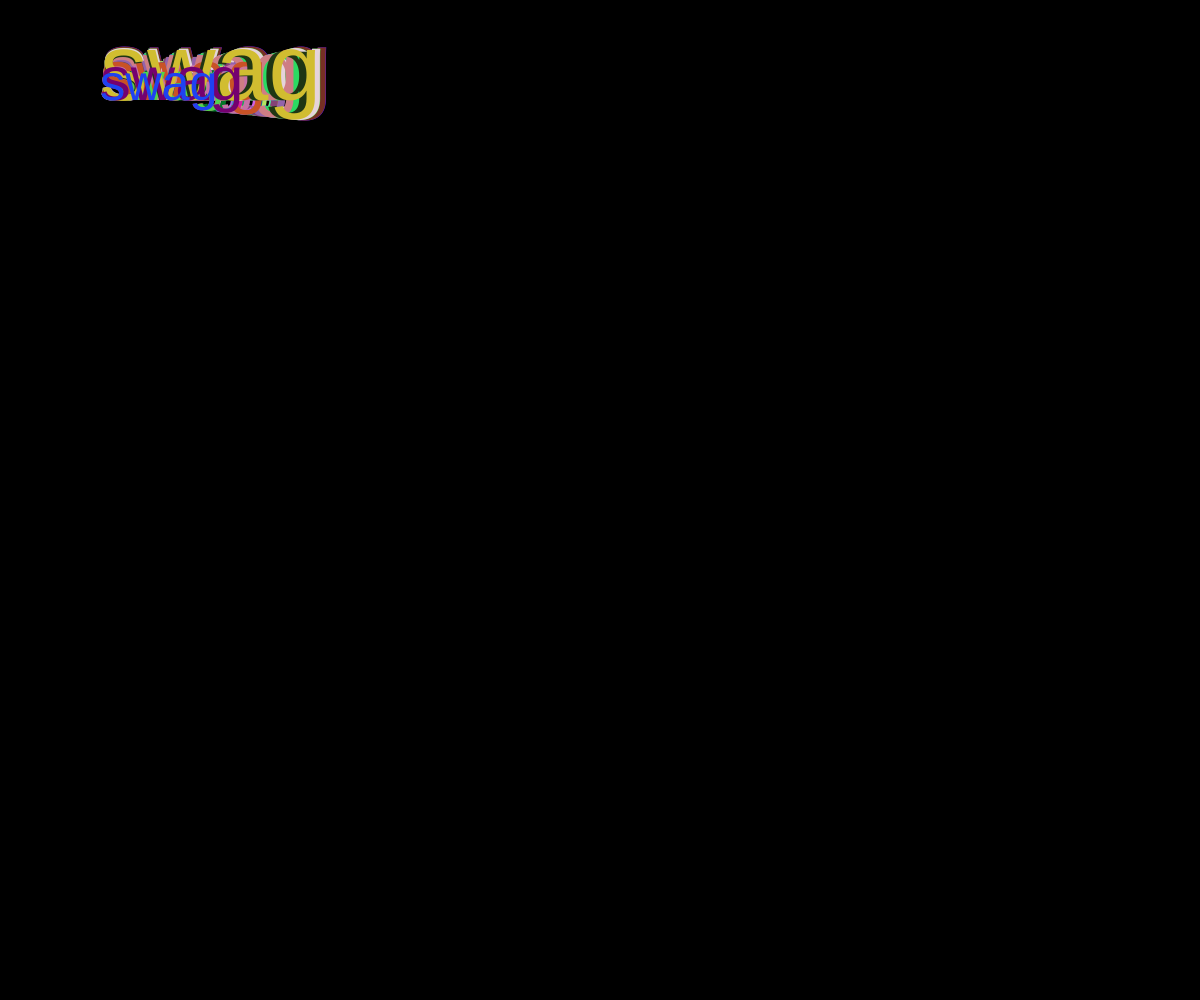
Frame 1 (no input)
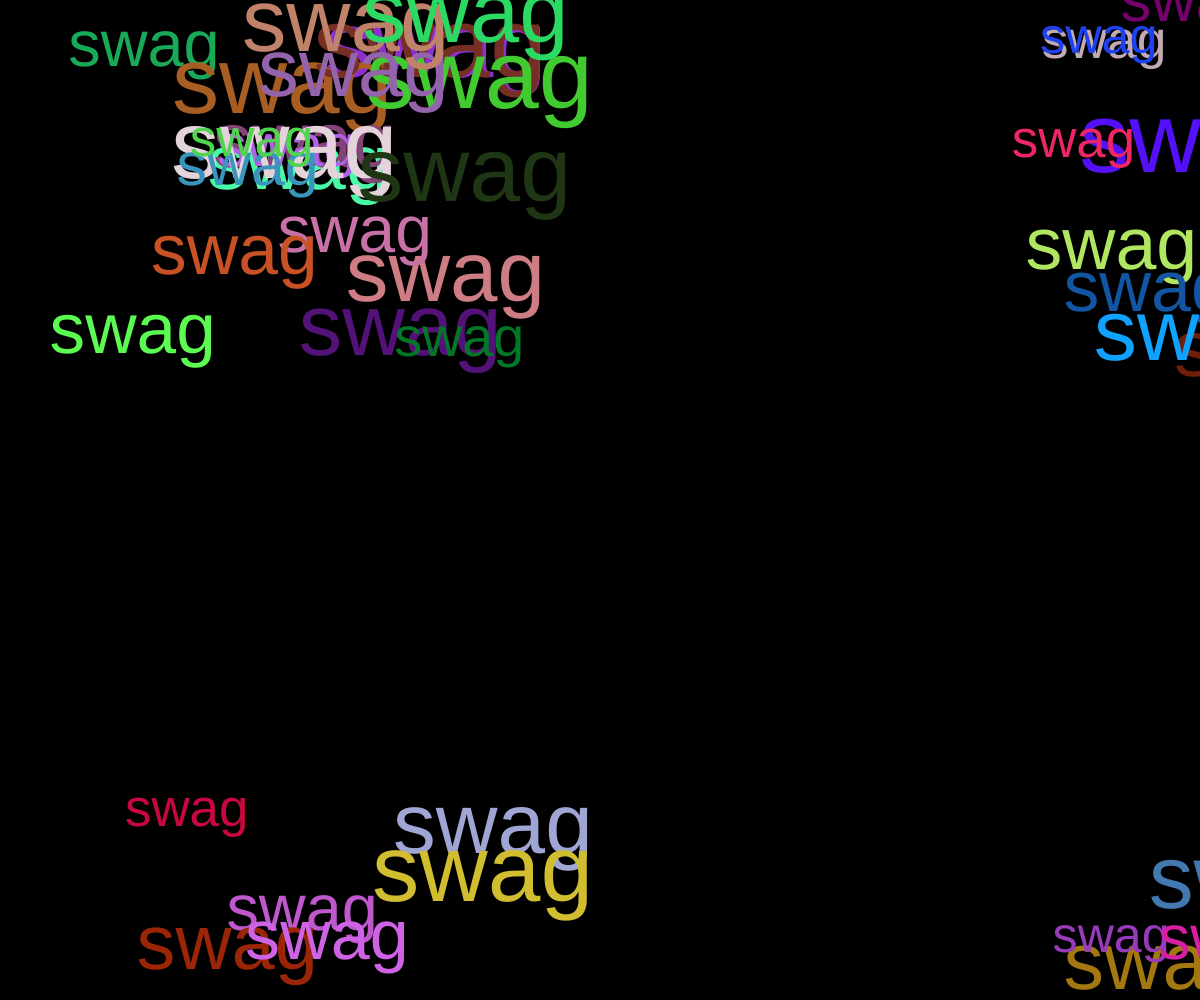
Frame 60 (no input)
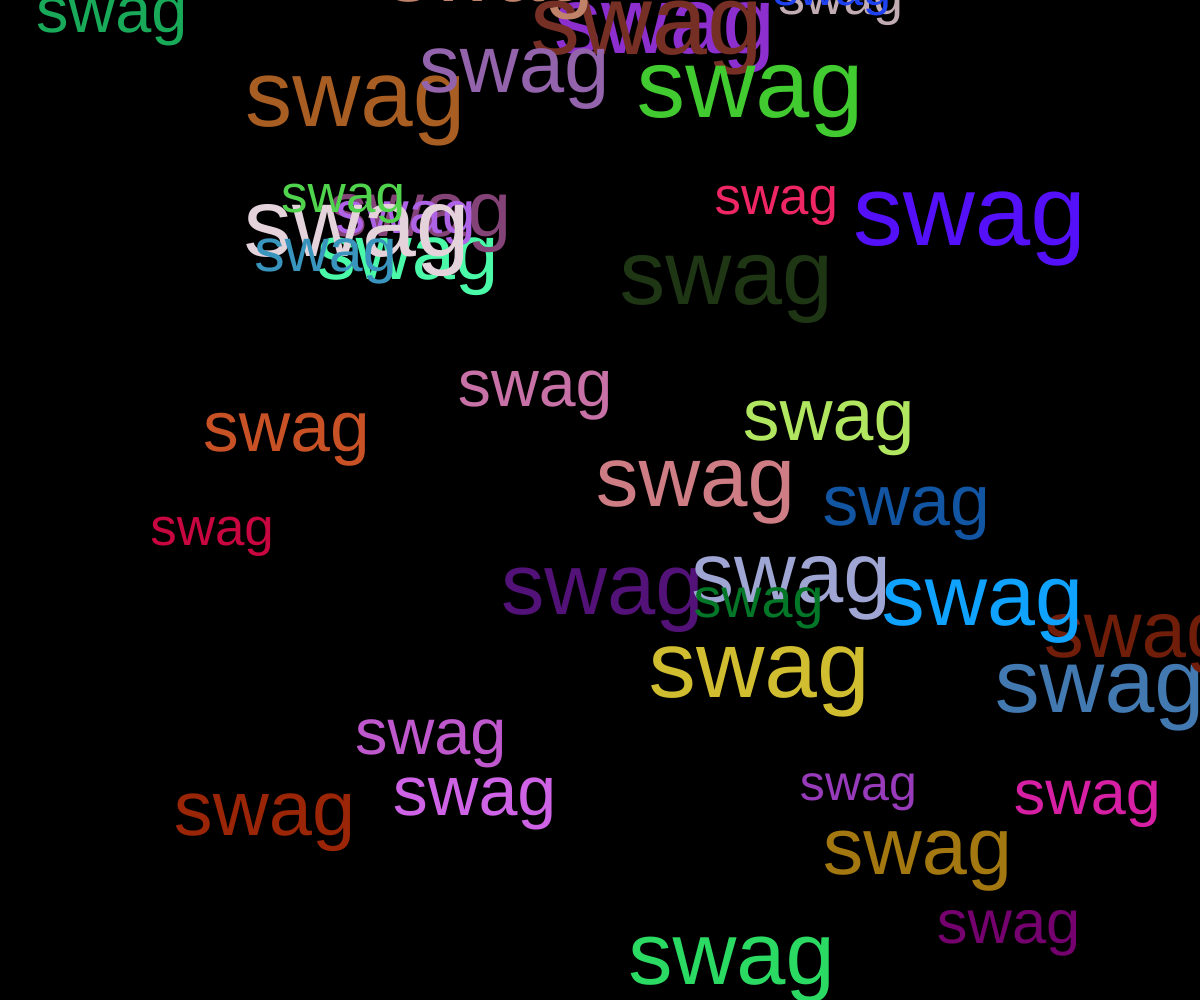
Frame 120 (the mouse pressed at the canvas centre since frame 60)

The p5.js sketch that drew these frames (run headless with seeded random() and noise() and a simulated clock; from frame 60 on, the mouse is pressed at the canvas centre):

// p5.js sketch
// ── sketch.js
let cars = [];


function setup() {
  createCanvas(windowWidth, windowHeight);


  for (let i = 0; i < 40; i++) {
    cars.push(new Car());
  }

}

function draw() {
  background("black");

  for (let i = 0; i < cars.length; i++) {
    cars[i].display();
    cars[i].move();
  }


}



// Car class
class Car {

  // constructor and attributes
  constructor() {
    this.pos = createVector(100, 100);
    this.vel = createVector(random(-5, 5), random(-5, 5));
    this.col = color(random(255), random(255), random(255));
    this.size = random(50,100);

  }

  // methods

  display() {
    fill(this.col);
    textSize(this.size);
    text("swag", this.pos.x, this.pos.y);
    // rect(this.pos.x, this.pos.y, this.size, 25);

  }

  move() {

    this.pos.add(this.vel);
    if (this.pos.x > width) this.pos.x = 0;
    if (this.pos.x < 0) this.pos.x = width;
    if (this.pos.y > height) this.pos.y = 0;
    if (this.pos.y < 0) this.pos.y = height;


  }

}
